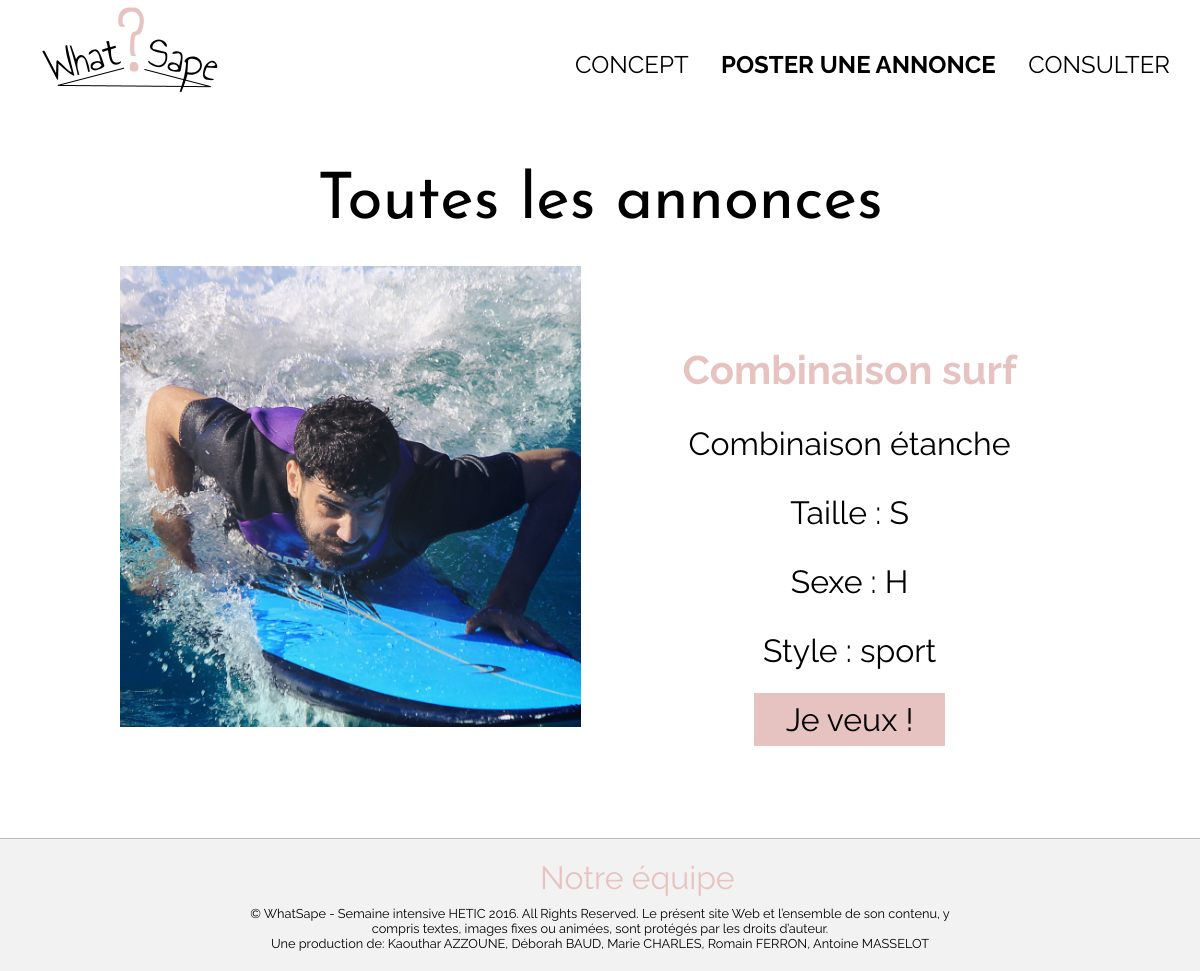
Page /page_annonce_traite.php?id=38 on the committed database.
### tables this page shows
CREATE TABLE IF NOT EXISTS `vetements` (
  `id` int(11) NOT NULL,
  `img_chemin` varchar(255) NOT NULL,
  `titre` varchar(255) NOT NULL,
  `description` text NOT NULL,
  `taille` varchar(100) NOT NULL,
  `sexe` varchar(100) NOT NULL,
  `style` varchar(255) NOT NULL,
  `visible` int(11) NOT NULL DEFAULT '1'
);

### page_annonce_traite.php (the view, shortened to what this page needs)
<?php
require_once "php/connect.php";
$sql = "SELECT `id`, `img_chemin`, `titre`, `description`, `taille`, `sexe`, `style`,  `visible` FROM `vetements` WHERE id = :id";
$stmt = $pdo->prepare($sql);
$stmt->bindValue(":id", $_GET['id']);
$stmt->execute();
?>
<!DOCTYPE html>
<html>
	<head>
		<link rel="stylesheet" type="text/css" href="styles/styles.css">
	</head>
	<body>
		<?php
		include_once "include/header.php";
		?>
		<h2 class="h2">Toutes les annonces</h2>
		<?php
		while($row = $stmt->fetch(PDO::FETCH_ASSOC)):
			if ($row['visible'] != 1) {
				header('Location: page_annonces.php');
			} else { ?>
				<div class="wfull clearfix">
					<figure>
						<img src="img-content/<?=$row['img_chemin']?>" alt="">
					</figure>
					<div class="text">
						<h3><?= $row["titre"]?></h3>
					    <p><?= $row["description"]?></p>
					    <p class="phpfloat">Taille : <?= $row["taille"]?></p>
					    <p class="phpfloat">Sexe : <?= $row["sexe"]?></p>
					    <p>Style : <?= $row["style"]?></p>
					    <a href="#" id="boutonvalider">Je veux !</a>
					</div>
				</div>
			<?php }
		endwhile;
		include_once "include/footer.php";
		?>
	</body>
</html>

### styles/styles.css (style rules this page uses)
* { margin: 0; padding: 0; }
*, *:before, *:after { box-sizing: border-box; }
.clearfix:before, .clearfix:after { content: " "; display: table; }
.clearfix:after { clear: both; }
body { width: 100%; background: white; font-family: 'Raleway', Arial, sans-serif; font-size: 62.5%; color: black; }
img { display: block; }
#boutonvalider { background-color: #e6c3c1; width: 100px; height: 50px; border-color: #d4d4d4; float: none; }
.wfull { width: 80%; margin: 0 auto; }
.wfull figure { float: left; width: 48%; margin-right: 4%; }
.wfull figure img { width: 100%; height: auto; display: block; }
.wfull .text { float: left; width: 48%; }
.text { margin-top: 5rem; font-size: 2rem; text-align: center; }
.text h3 { color: #E6C3C1; font-size: 2.5rem; }
.text h3, .text p { margin-bottom: 2rem; }
.h2 { font-family: 'Josefin Sans', Arial, sans-serif; font-size: 4rem; font-weight: 400; text-align: center; margin-bottom: 2rem; }
.text a, .text a:visited { color: #000; text-decoration: none; padding: .5rem 2rem }

### rows in the picture
vetements: img_chemin (picture), titre "Combinaison surf", description "Combinaison étanche", taille "S", sexe "H", style "sport"
